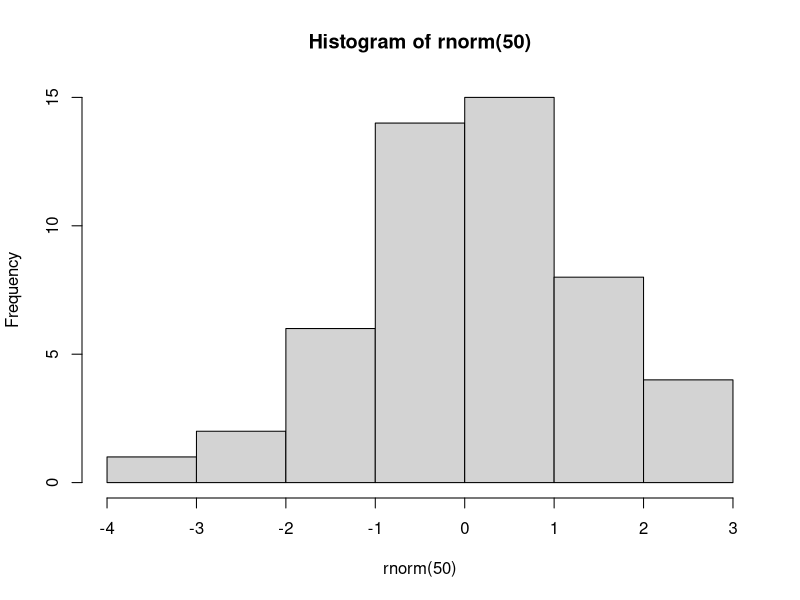

Write the R code that produced this figure.
## ---- chunk 1
knitr::opts_chunk$set(echo = FALSE)
## ---- chunk 2
 hist(rnorm(50))
